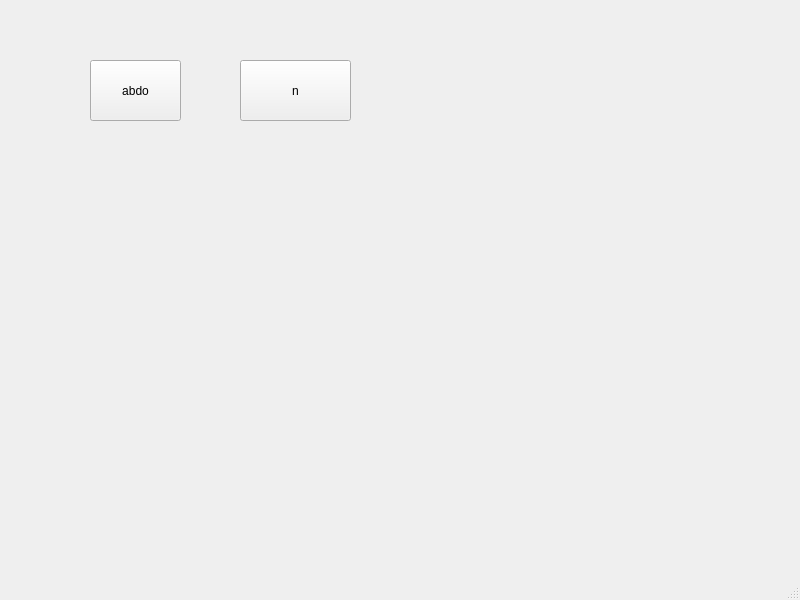
<?xml version="1.0" encoding="UTF-8"?>
<ui version="4.0">
 <class>MainWindow</class>
 <widget class="QMainWindow" name="MainWindow">
  <property name="geometry">
   <rect>
    <x>0</x>
    <y>0</y>
    <width>800</width>
    <height>600</height>
   </rect>
  </property>
  <property name="windowTitle">
   <string>MainWindow</string>
  </property>
  <widget class="QWidget" name="centralwidget">
   <widget class="QPushButton" name="abdobutton">
    <property name="geometry">
     <rect>
      <x>90</x>
      <y>60</y>
      <width>91</width>
      <height>61</height>
     </rect>
    </property>
    <property name="text">
     <string>abdo</string>
    </property>
   </widget>
   <widget class="QPushButton" name="nbutton">
    <property name="geometry">
     <rect>
      <x>240</x>
      <y>60</y>
      <width>111</width>
      <height>61</height>
     </rect>
    </property>
    <property name="text">
     <string>n</string>
    </property>
   </widget>
  </widget>
  <widget class="QMenuBar" name="menubar">
   <property name="geometry">
    <rect>
     <x>0</x>
     <y>0</y>
     <width>800</width>
     <height>21</height>
    </rect>
   </property>
  </widget>
  <widget class="QStatusBar" name="statusbar"/>
 </widget>
 <resources/>
 <connections/>
</ui>
